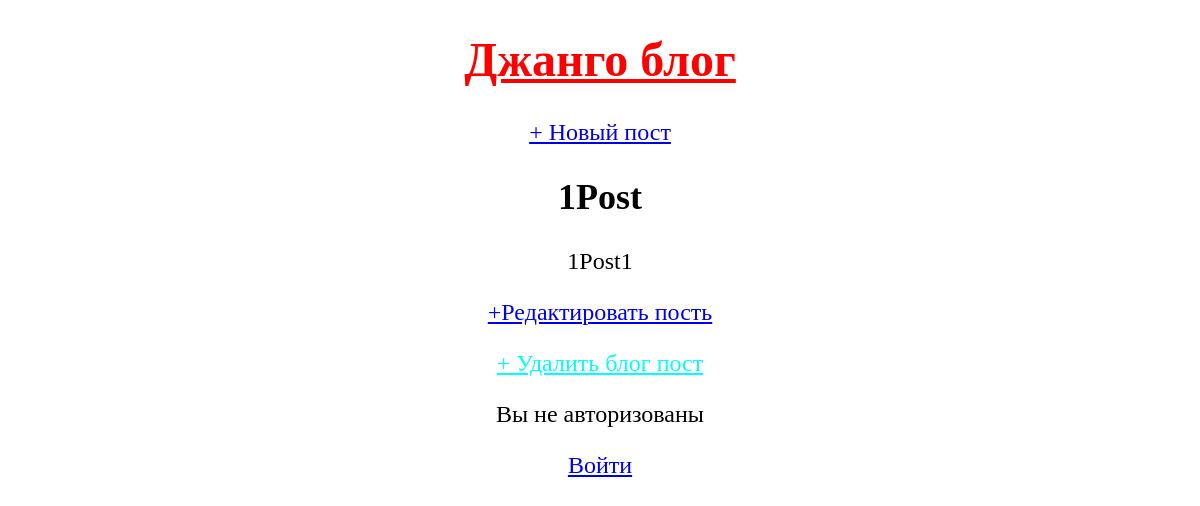
/post/1/, run on an earlier commit of the app's database.
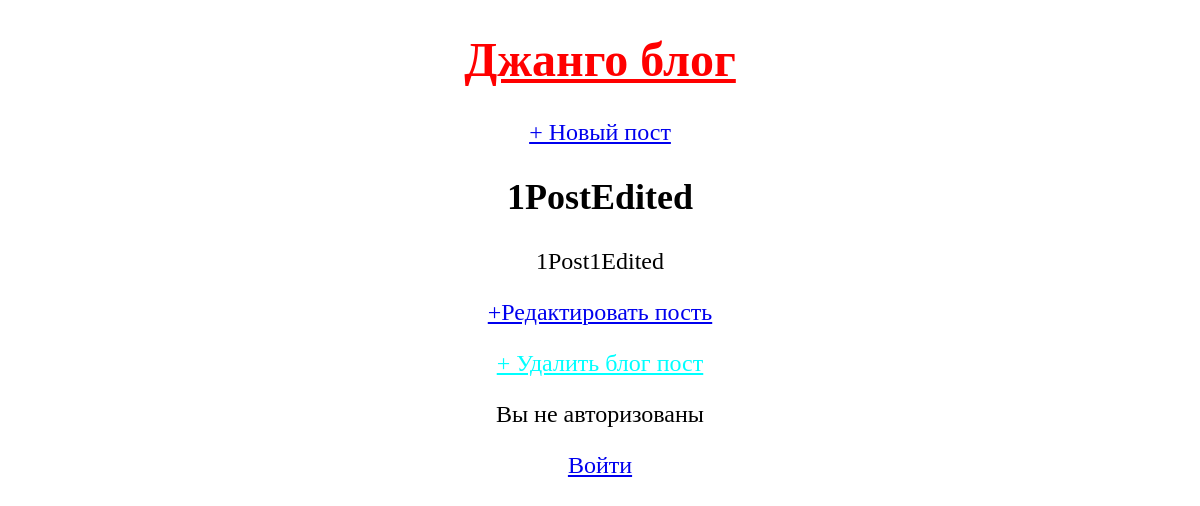
And on a later commit of the database.
### blog/models.py (models this page shows, shortened)
class Post(models.Model):
    title = models.CharField(max_length=200, verbose_name="Заголовок")
    author = models.ForeignKey("auth.User", on_delete=models.CASCADE, verbose_name="Автор")
    body = models.TextField(verbose_name="Описание")

### blog/views.py (the view)
# urls.py: path('post/<int:pk>/', views.BlogDetailView.as_view(), name="post_detail"),
class BlogDetailView(DetailView):
    model = Post
    template_name = 'post_detail.html'

### templates/post_detail.html (shortened to what this page needs)
<!DOCTYPE html>
<html lang="en">
<head>
</head>
<body>
    {% extends 'base.html' %}
        {% block content %}
            <div class="post-entry">
                <h2> {{ post.title }}</h2>
                <p> {{post.body}} </p>
                <a href="{% url 'post_edit' post.pk %}">+Редактировать пость</a>
                <p><a class="delete_button" href="{% url 'post_delete' post.pk %}">+ Удалить блог пост</a></p>
            </div>
        {% endblock content %}

### templates/base.html (shortened to what this page needs)
<!DOCTYPE html>
{% load static %}
<html lang="ru">
<head>
    <link rel="stylesheet" href="{% static 'css/base.css' %}"/>
</head>
<body>
    <header>
        <h1>
            <a href="/">Джанго блог</a>
        </h1>
        <a href="{% url 'post_new' %}">+ Новый пост</a>
        {%block content%}
        {%endblock content%}
    </header>
    {% if user.is_authenticated %}
        <p>Hi {{ user.username }}</p>
        <p><a href="{% url 'logout' %}">Выйти</a></p>
    {% else %}
        <p>Вы не авторизованы</p>
        <a href="{% url 'login' %}">Войти</a>
    {% endif %}
</body>
</html>

### static/css/base.css (style rules this page uses)
header h1 a { color: red; }
html, body { height: 100%; font-size: 24px; }
body { text-align: center; }
.delete_button { color: aqua; }

What changed in the data, as far as the page shows it:
changed Post: title "1Post" → "1PostEdited"; body "1Post1" → "1Post1Edited"
